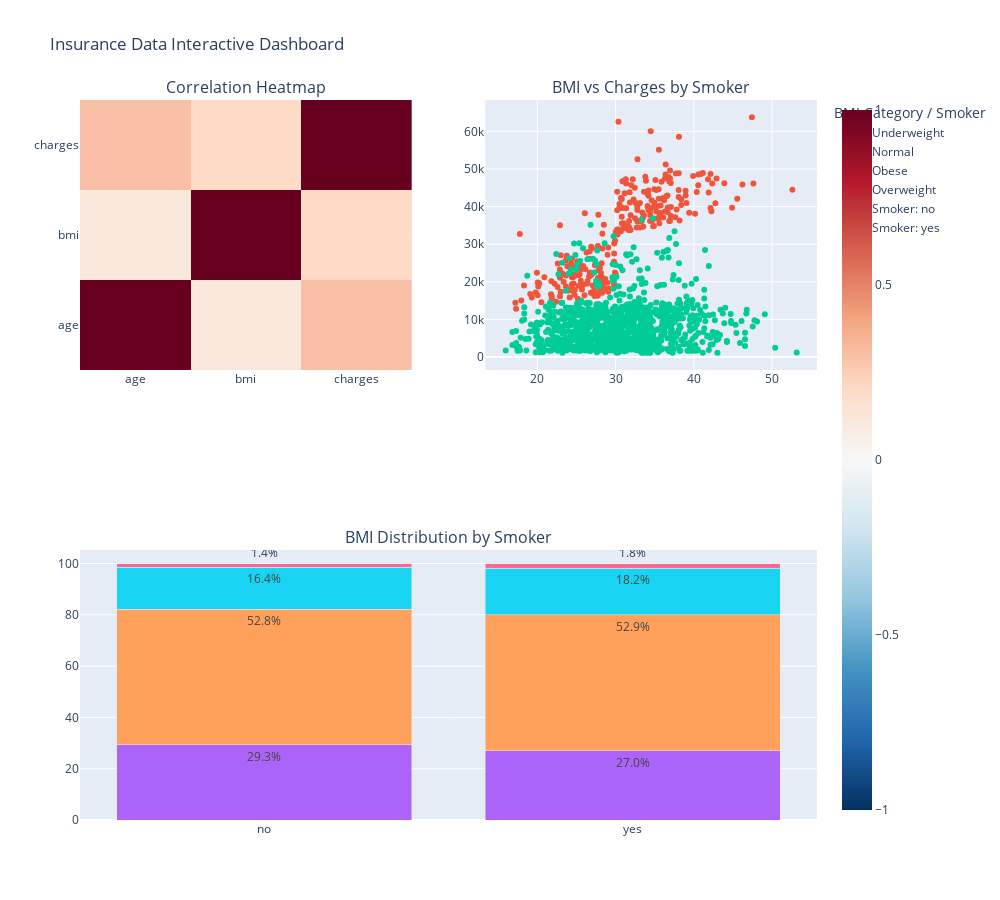

Notebook cell for this chart:
### Markdown cell above
* You may add as many sections as you want, as long as it supports your project workflow.
* All notebook's cells should be run top-down (you can't create a dynamic wherein a given point you need to go back to a previous cell to execute some task, like go back to a previous cell and refresh a variable content)

### Code cell
import pandas as pd
import plotly.graph_objects as go
from plotly.subplots import make_subplots
import plotly.express as px


# 1️⃣ Prepare Data
def bmi_category(bmi):
    if bmi < 18.5:
        return "Underweight"
    elif bmi < 25:
        return "Normal"
    elif bmi < 30:
        return "Overweight"
    else:
        return "Obese"

df["BMI_Category"] = df["bmi"].apply(bmi_category)

# Numeric columns for correlation
numeric_cols = ["age", "bmi", "charges"]
corr_matrix = df[numeric_cols].corr()

# BMI distribution by smoker
bmi_counts = df.groupby(["smoker", "BMI_Category"]).size().reset_index(name="Count")
bmi_counts["Percentage"] = bmi_counts.groupby("smoker")["Count"].transform(lambda x: x / x.sum() * 100)

# 2️⃣ Create Subplots Layout
fig = make_subplots(
    rows=2, cols=2,
    specs=[[{"type": "heatmap"}, {"type": "xy"}],
           [{"type": "bar", "colspan": 2}, None]],
    subplot_titles=("Correlation Heatmap", "BMI vs Charges by Smoker", "BMI Distribution by Smoker")
)

# 3️⃣ Add Correlation Heatmap
heatmap = go.Heatmap(
    z=corr_matrix.values,
    x=corr_matrix.columns,
    y=corr_matrix.index,
    colorscale="RdBu_r",
    zmin=-1, zmax=1,
    text=corr_matrix.round(2).values,
    hovertemplate="Correlation: %{text}<br>X: %{x}<br>Y: %{y}<extra></extra>"
)
fig.add_trace(heatmap, row=1, col=1)

# 4️⃣ Add Scatterplot (BMI vs Charges by Smoker)
for smoker_status in df["smoker"].unique():
    subset = df[df["smoker"] == smoker_status]
    fig.add_trace(
        go.Scatter(
            x=subset["bmi"],
            y=subset["charges"],
            mode="markers",
            name=f"Smoker: {smoker_status}",
            text=subset[["age", "region", "sex", "BMI_Category"]].astype(str).agg(", ".join, axis=1),
            hovertemplate="BMI: %{x}<br>Charges: %{y}<br>%{text}<extra></extra>"
        ),
        row=1, col=2
    )

# 5️⃣ Add Stacked Bar: BMI Distribution by Smoker
for bmi_cat in df["BMI_Category"].unique():
    subset = bmi_counts[bmi_counts["BMI_Category"] == bmi_cat]
    fig.add_trace(
        go.Bar(
            x=subset["smoker"],
            y=subset["Percentage"],
            name=bmi_cat,
            text=subset["Percentage"].round(1).astype(str) + "%",
            textposition="auto"
        ),
        row=2, col=1
    )

# 6️⃣ Update Layout
fig.update_layout(
    height=900,
    width=1000,
    title_text="Insurance Data Interactive Dashboard",
    barmode="stack",
    legend_title="BMI Category / Smoker",
)

fig.show()

### Figure 1 — Plotly figure (JSON) as saved in the notebook; plotly's stock layout.template omitted (floating-point values rounded to 4 significant figures; data arrays with more than 128 entries replaced by an {"elided": "..."} marker saying what was removed)
{"data": [{"colorscale": [[0, "rgb(5,48,97)"], [0.1, "rgb(33,102,172)"], [0.2, "rgb(67,147,195)"], [0.3, "rgb(146,197,222)"], [0.4, "rgb(209,229,240)"], [0.5, "rgb(247,247,247)"], [0.6, "rgb(253,219,199)"], [0.7, "rgb(244,165,130)"], [0.8, "rgb(214,96,77)"], [0.9, "rgb(178,24,43)"], [1, "rgb(103,0,31)"]], "hovertemplate": "Correlation: %{text}<br>X: %{x}<br>Y: %{y}<extra></extra>", "text": [[1, 0.11, 0.3], [0.11, 1, 0.2], [0.3, 0.2, 1]], "type": "heatmap", "x": ["age", "bmi", "charges"], "xaxis": "x", "y": ["age", "bmi", "charges"], "yaxis": "y", "z": [[1, 0.1093, 0.299], [0.1093, 1, 0.1983], [0.299, 0.1983, 1]], "zmax": 1, "zmin": -1}, {"hovertemplate": "BMI: %{x}<br>Charges: %{y}<br>%{text}<extra></extra>", "mode": "markers", "name": "Smoker: yes", "text": {"elided": "274 str values"}, "type": "scatter", "x": {"elided": "274 float values"}, "xaxis": "x2", "y": {"elided": "274 float values"}, "yaxis": "y2"}, {"hovertemplate": "BMI: %{x}<br>Charges: %{y}<br>%{text}<extra></extra>", "mode": "markers", "name": "Smoker: no", "text": {"elided": "1064 str values"}, "type": "scatter", "x": {"elided": "1064 float values"}, "xaxis": "x2", "y": {"elided": "1064 float values"}, "yaxis": "y2"}, {"name": "Overweight", "text": ["29.3%", "27.0%"], "textposition": "auto", "type": "bar", "x": ["no", "yes"], "xaxis": "x3", "y": [29.32, 27.01], "yaxis": "y3"}, {"name": "Obese", "text": ["52.8%", "52.9%"], "textposition": "auto", "type": "bar", "x": ["no", "yes"], "xaxis": "x3", "y": [52.82, 52.92], "yaxis": "y3"}, {"name": "Normal", "text": ["16.4%", "18.2%"], "textposition": "auto", "type": "bar", "x": ["no", "yes"], "xaxis": "x3", "y": [16.45, 18.25], "yaxis": "y3"}, {"name": "Underweight", "text": ["1.4%", "1.8%"], "textposition": "auto", "type": "bar", "x": ["no", "yes"], "xaxis": "x3", "y": [1.41, 1.825], "yaxis": "y3"}], "layout": {"annotations": [{"font": {"size": 16}, "showarrow": false, "text": "Correlation Heatmap", "x": 0.225, "xanchor": "center", "xref": "paper", "y": 1, "yanchor": "bottom", "yref": "paper"}, {"font": {"size": 16}, "showarrow": false, "text": "BMI vs Charges by Smoker", "x": 0.775, "xanchor": "center", "xref": "paper", "y": 1, "yanchor": "bottom", "yref": "paper"}, {"font": {"size": 16}, "showarrow": false, "text": "BMI Distribution by Smoker", "x": 0.5, "xanchor": "center", "xref": "paper", "y": 0.375, "yanchor": "bottom", "yref": "paper"}], "barmode": "stack", "height": 900, "legend": {"title": {"text": "BMI Category / Smoker"}}, "title": {"text": "Insurance Data Interactive Dashboard"}, "width": 1000, "xaxis": {"anchor": "y", "domain": [0, 0.45]}, "xaxis2": {"anchor": "y2", "domain": [0.55, 1]}, "xaxis3": {"anchor": "y3", "domain": [0, 1]}, "yaxis": {"anchor": "x", "domain": [0.625, 1]}, "yaxis2": {"anchor": "x2", "domain": [0.625, 1]}, "yaxis3": {"anchor": "x3", "domain": [0, 0.375]}}}
